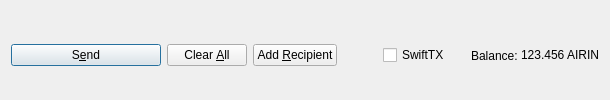
         <widget class="QFrame" name="frame_Send">
          <layout class="QHBoxLayout" name="horizontalLayout">
           <property name="bottomMargin">
            <number>0</number>
           </property>
           <item>
            <widget class="QPushButton" name="sendButton">
             <property name="minimumSize">
              <size>
               <width>150</width>
               <height>0</height>
              </size>
             </property>
             <property name="toolTip">
              <string>Confirm the send action</string>
             </property>
             <property name="text">
              <string>S&amp;end</string>
             </property>
             <property name="icon">
              <iconset resource="../airin.qrc">
               <normaloff>:/icons/send</normaloff>:/icons/send</iconset>
             </property>
             <property name="autoDefault">
              <bool>false</bool>
             </property>
             <property name="default">
              <bool>true</bool>
             </property>
            </widget>
           </item>
           <item>
            <widget class="QPushButton" name="clearButton">
             <property name="sizePolicy">
              <sizepolicy hsizetype="Minimum" vsizetype="Fixed">
               <horstretch>0</horstretch>
               <verstretch>0</verstretch>
              </sizepolicy>
             </property>
             <property name="toolTip">
              <string>Clear all fields of the form.</string>
             </property>
             <property name="text">
              <string>Clear &amp;All</string>
             </property>
             <property name="icon">
              <iconset resource="../airin.qrc">
               <normaloff>:/icons/remove</normaloff>:/icons/remove</iconset>
             </property>
             <property name="autoDefault">
              <bool>false</bool>
             </property>
            </widget>
           </item>
           <item>
            <widget class="QPushButton" name="addButton">
             <property name="toolTip">
              <string>Send to multiple recipients at once</string>
             </property>
             <property name="text">
              <string>Add &amp;Recipient</string>
             </property>
             <property name="icon">
              <iconset resource="../airin.qrc">
               <normaloff>:/icons/add</normaloff>:/icons/add</iconset>
             </property>
             <property name="autoDefault">
              <bool>false</bool>
             </property>
            </widget>
           </item>
           <item>
            <spacer name="horizontalSpacer">
             <property name="orientation">
              <enum>Qt::Horizontal</enum>
             </property>
             <property name="sizeHint" stdset="0">
              <size>
               <width>40</width>
               <height>20</height>
              </size>
             </property>
            </spacer>
           </item>
           <item>
            <layout class="QHBoxLayout" name="horizontalLayout_2">
             <property name="spacing">
              <number>3</number>
             </property>
             <item>
              <widget class="QCheckBox" name="checkSwiftTX">
               <property name="enabled">
                <bool>true</bool>
               </property>
               <property name="minimumSize">
                <size>
                 <width>85</width>
                 <height>0</height>
                </size>
               </property>
               <property name="text">
                <string>SwiftTX</string>
               </property>
              </widget>
             </item>
             <item>
              <widget class="QLabel" name="label">
               <property name="text">
                <string>Balance:</string>
               </property>
              </widget>
             </item>
             <item>
              <widget class="QLabel" name="labelBalance">
               <property name="sizePolicy">
                <sizepolicy hsizetype="Preferred" vsizetype="Fixed">
                 <horstretch>0</horstretch>
                 <verstretch>0</verstretch>
                </sizepolicy>
               </property>
               <property name="cursor">
                <cursorShape>IBeamCursor</cursorShape>
               </property>
               <property name="text">
                <string notr="true">123.456 AIRIN</string>
               </property>
               <property name="textInteractionFlags">
                <set>Qt::LinksAccessibleByMouse|Qt::TextSelectableByKeyboard|Qt::TextSelectableByMouse</set>
               </property>
              </widget>
             </item>
            </layout>
           </item>
          </layout>
         </widget>
